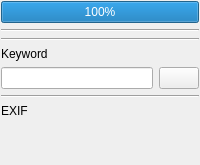
        <widget class="QWidget" name="tabSearch">
         <attribute name="icon">
          <iconset resource="../ema.qrc">
           <normaloff>:/icons/22x22/document-properties.png</normaloff>:/icons/22x22/document-properties.png</iconset>
         </attribute>
         <attribute name="title">
          <string>Keywords</string>
         </attribute>
         <attribute name="toolTip">
          <string>Search by criterions</string>
         </attribute>
         <layout class="QVBoxLayout" name="verticalLayout_8">
          <property name="leftMargin">
           <number>1</number>
          </property>
          <property name="topMargin">
           <number>1</number>
          </property>
          <property name="rightMargin">
           <number>1</number>
          </property>
          <property name="bottomMargin">
           <number>1</number>
          </property>
          <item>
           <widget class="QProgressBar" name="searchProgressBar">
            <property name="value">
             <number>100</number>
            </property>
           </widget>
          </item>
          <item>
           <widget class="Line" name="line_3">
            <property name="orientation">
             <enum>Qt::Horizontal</enum>
            </property>
           </widget>
          </item>
          <item>
           <widget class="Line" name="line">
            <property name="orientation">
             <enum>Qt::Horizontal</enum>
            </property>
           </widget>
          </item>
          <item>
           <widget class="QLabel" name="keywLabel">
            <property name="text">
             <string>Keyword </string>
            </property>
           </widget>
          </item>
          <item>
           <layout class="QHBoxLayout" name="horizontalLayout_4">
            <item>
             <widget class="QLineEdit" name="lineEdit"/>
            </item>
            <item>
             <widget class="QPushButton" name="searchButton">
              <property name="text">
               <string/>
              </property>
              <property name="icon">
               <iconset resource="../ema.qrc">
                <normaloff>:/icons/16x16/view-filter.png</normaloff>:/icons/16x16/view-filter.png</iconset>
              </property>
             </widget>
            </item>
           </layout>
          </item>
          <item>
           <widget class="Line" name="line_2">
            <property name="orientation">
             <enum>Qt::Horizontal</enum>
            </property>
           </widget>
          </item>
          <item>
           <widget class="QLabel" name="label_2">
            <property name="text">
             <string>EXIF</string>
            </property>
           </widget>
          </item>
          <item>
           <widget class="MetadataWidget" name="exifScrollArea" native="true"/>
          </item>
          <item>
           <spacer name="verticalSpacer_2">
            <property name="orientation">
             <enum>Qt::Vertical</enum>
            </property>
            <property name="sizeHint" stdset="0">
             <size>
              <width>20</width>
              <height>40</height>
             </size>
            </property>
           </spacer>
          </item>
         </layout>
        </widget>
